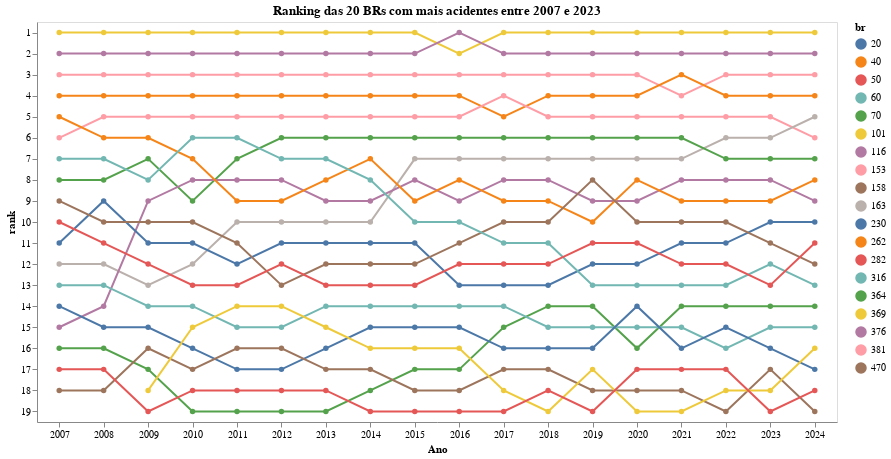

Write notebook code for a chart like this one.
### Code cell
grafico_ranking_br = alt.Chart(df_acidentes_br_geral).mark_line(point=True).encode(
    x=alt.X('ano:O', timeUnit='year', title='Ano'),
    y="rank:O",
    color=alt.Color("br:N")
).transform_window(
    rank="rank()",
    sort=[alt.SortField("qtd", order="descending")],
    groupby=["ano"]
).properties(
    title="Ranking das 20 BRs com mais acidentes entre 2007 e 2023",
    width=800,
    height=400,
)

grafico_ranking_br

### Figure 1 — Vega-Lite specification as saved in the notebook (floating-point values rounded to 4 significant figures; data arrays with more than 128 entries replaced by an {"elided": "..."} marker saying what was removed)
{"config": {"view": {"continuousWidth": 300, "continuousHeight": 300}}, "data": {"name": "data-6c8d32e9b46a2c4ce5381bbff424adb4"}, "mark": {"type": "line", "point": true}, "encoding": {"color": {"field": "br", "type": "nominal"}, "x": {"field": "ano", "timeUnit": "year", "title": "Ano", "type": "ordinal"}, "y": {"field": "rank", "type": "ordinal"}}, "height": 400, "title": "Ranking das 20 BRs com mais acidentes entre 2007 e 2023", "transform": [{"window": [{"op": "rank", "field": "", "as": "rank"}], "groupby": ["ano"], "sort": [{"field": "qtd", "order": "descending"}]}], "width": 800, "$schema": "https://vega.github.io/schema/vega-lite/v5.17.0.json", "datasets": {"data-6c8d32e9b46a2c4ce5381bbff424adb4": {"elided": "340 records"}}}
